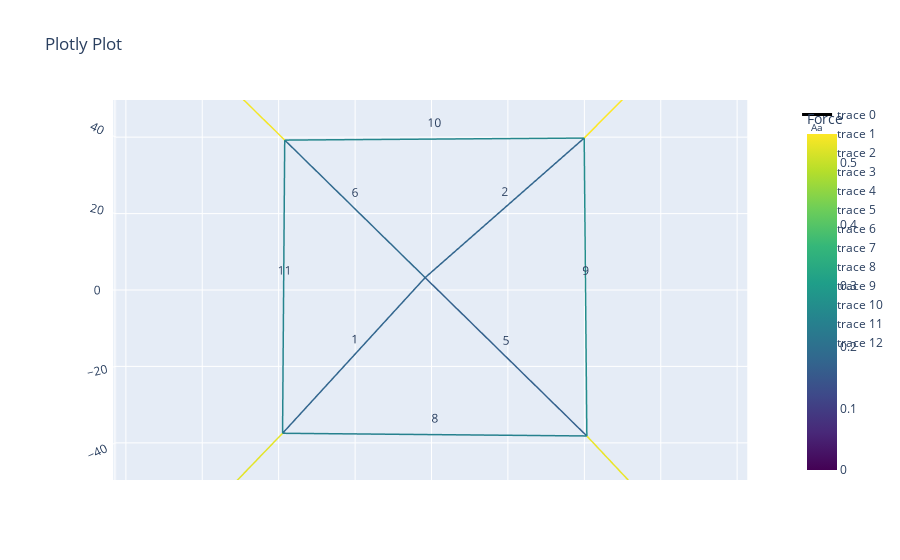

Notebook code for this chart:
### Markdown cell above
### Open the network model

### Code cell
BYU_UW_root = r"G:\.shortcut-targets-by-id\1k1B8zPb3T8H7y6x0irFZnzzmfQPHMRPx\Illimited Lab Projects\Research Projects\Spiders\BYU-UW"
# model_name  = 'Validation_structure_1'
# model_name = 'VS_ring0.5_connectors0.8_center0.2_as1.5_asr1.5_s110'
model_name = 'unit_cell_even_q_1.0'
net = Network_custom.load_network(os.path.join(BYU_UW_root, 'networks', model_name + '.pkl'))
net.net_plot(color=True, elables = True, vlabels = False)

picture_number = 0
model_name_im = model_name + f"_{picture_number}"

### Figure 1 — Plotly figure (JSON) as saved in the notebook; plotly's stock layout.template omitted (floating-point values rounded to 4 significant figures)
{"data": [{"line": {"color": [0.5248, 0.5248, 0, 0.1788, 0.1788, 0, 0.1792, 0.1792, 0, 0.5472, 0.5472, 0, 0.5315, 0.5315, 0, 0.1677, 0.1677, 0, 0.1872, 0.1872, 0, 0.5396, 0.5396, 0, 0.2416, 0.2416, 0, 0.268, 0.268, 0, 0.2536, 0.2536, 0, 0.2483, 0.2483, 0], "colorbar": {"title": {"text": "Force"}}, "colorscale": [[0, "#440154"], [0.1111, "#482878"], [0.2222, "#3e4989"], [0.3333, "#31688e"], [0.4444, "#26828e"], [0.5556, "#1f9e89"], [0.6667, "#35b779"], [0.7778, "#6ece58"], [0.8889, "#b5de2b"], [1, "#fde725"]], "showscale": true, "width": 3}, "mode": "lines", "type": "scatter3d", "x": [-77.78, -37.33, null, -37.33, 3.228, null, 3.228, 39.59, null, 39.59, 77.78, null, -77.78, -38.04, null, -38.04, 3.228, null, 3.228, 39.06, null, 39.06, 77.78, null, -37.33, -38.04, null, -38.04, 39.59, null, 39.59, 39.06, null, 39.06, -37.33, null], "y": [77.78, 38.81, null, 38.81, 1.658, null, 1.658, -39.79, null, -39.79, -77.78, null, -77.78, -40.47, null, -40.47, 1.658, null, 1.658, 38.24, null, 38.24, 77.78, null, 38.81, -40.47, null, -40.47, -39.79, null, -39.79, 38.24, null, 38.24, 38.81, null], "z": [0, 0, null, 0, 0, null, 0, 0, null, 0, 0, null, 0, 0, null, 0, 0, null, 0, 0, null, 0, 0, null, 0, 0, null, 0, 0, null, 0, 0, null, 0, 0, null]}, {"mode": "text", "text": ["0"], "type": "scatter3d", "x": [-57.56], "y": [58.3], "z": [0]}, {"mode": "text", "text": ["1"], "type": "scatter3d", "x": [-17.05], "y": [20.23], "z": [0]}, {"mode": "text", "text": ["2"], "type": "scatter3d", "x": [21.41], "y": [-19.06], "z": [0]}, {"mode": "text", "text": ["3"], "type": "scatter3d", "x": [58.68], "y": [-58.78], "z": [0]}, {"mode": "text", "text": ["4"], "type": "scatter3d", "x": [-57.91], "y": [-59.13], "z": [0]}, {"mode": "text", "text": ["5"], "type": "scatter3d", "x": [-17.4], "y": [-19.41], "z": [0]}, {"mode": "text", "text": ["6"], "type": "scatter3d", "x": [21.14], "y": [19.95], "z": [0]}, {"mode": "text", "text": ["7"], "type": "scatter3d", "x": [58.42], "y": [58.01], "z": [0]}, {"mode": "text", "text": ["8"], "type": "scatter3d", "x": [-37.68], "y": [-0.8322], "z": [0]}, {"mode": "text", "text": ["9"], "type": "scatter3d", "x": [0.7755], "y": [-40.13], "z": [0]}, {"mode": "text", "text": ["10"], "type": "scatter3d", "x": [39.32], "y": [-0.7714], "z": [0]}, {"mode": "text", "text": ["11"], "type": "scatter3d", "x": [0.8629], "y": [38.53], "z": [0]}], "layout": {"scene": {"aspectmode": "data", "camera": {"eye": {"x": 0, "y": 0, "z": 3.889}}}, "title": {"text": "Plotly Plot"}}}
